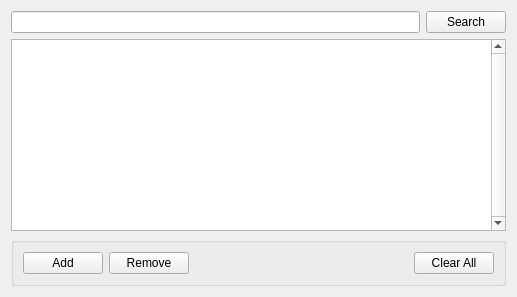
     <widget class="QWidget" name="outputMappingsTab">
      <property name="sizePolicy">
       <sizepolicy hsizetype="Expanding" vsizetype="Expanding">
        <horstretch>0</horstretch>
        <verstretch>0</verstretch>
       </sizepolicy>
      </property>
      <attribute name="title">
       <string>Output Mappings</string>
      </attribute>
      <layout class="QVBoxLayout" name="verticalLayoutOutputMappings" stretch="0,1,0">
       <item>
        <layout class="QHBoxLayout" name="layoutOutputSearch">
         <item>
          <widget class="QLineEdit" name="outputControlSearch">
           <property name="accessibleName">
            <string>Search Output Mappings</string>
           </property>
          </widget>
         </item>
         <item>
          <widget class="QPushButton" name="outputControlSearchBtn">
           <property name="accessibleName">
            <string>Search Output Mappings</string>
           </property>
           <property name="text">
            <string>Search</string>
           </property>
          </widget>
         </item>
        </layout>
       </item>
       <item>
        <widget class="QTableView" name="midiOutputMappingTableView">
         <property name="accessibleName">
          <string>Output Mappings</string>
         </property>
         <property name="sizePolicy">
          <sizepolicy hsizetype="Expanding" vsizetype="Expanding">
           <horstretch>0</horstretch>
           <verstretch>0</verstretch>
          </sizepolicy>
         </property>
         <property name="verticalScrollBarPolicy">
          <enum>Qt::ScrollBarAlwaysOn</enum>
         </property>
         <property name="horizontalScrollBarPolicy">
          <enum>Qt::ScrollBarAlwaysOff</enum>
         </property>
         <property name="sizeAdjustPolicy">
          <enum>QAbstractScrollArea::AdjustIgnored</enum>
         </property>
         <property name="editTriggers">
          <set>QAbstractItemView::AnyKeyPressed|QAbstractItemView::DoubleClicked|QAbstractItemView::EditKeyPressed|QAbstractItemView::SelectedClicked</set>
         </property>
        </widget>
       </item>
       <item>
        <widget class="QGroupBox" name="groupBoxOutputManagement">
         <property name="title">
          <string/>
         </property>
         <layout class="QHBoxLayout" name="horizontalLayoutOutputManagement">
          <item>
           <widget class="QPushButton" name="btnAddOutputMapping">
            <property name="accessibleName">
             <string>Add Output Mapping</string>
            </property>
            <property name="text">
             <string>Add</string>
            </property>
           </widget>
          </item>
          <item>
           <widget class="QPushButton" name="btnRemoveOutputMappings">
            <property name="accessibleName">
             <string>Remove Output Mapping</string>
            </property>
            <property name="text">
             <string>Remove</string>
            </property>
           </widget>
          </item>
          <item>
           <spacer name="horizontalSpacerOutputManagement">
            <property name="orientation">
             <enum>Qt::Horizontal</enum>
            </property>
            <property name="sizeHint" stdset="0">
             <size>
              <width>219</width>
              <height>20</height>
             </size>
            </property>
           </spacer>
          </item>
          <item>
           <widget class="QPushButton" name="btnClearAllOutputMappings">
            <property name="accessibleName">
             <string>Clear All Output Mappings</string>
            </property>
            <property name="text">
             <string>Clear All</string>
            </property>
           </widget>
          </item>
         </layout>
        </widget>
       </item>
      </layout>
     </widget>
